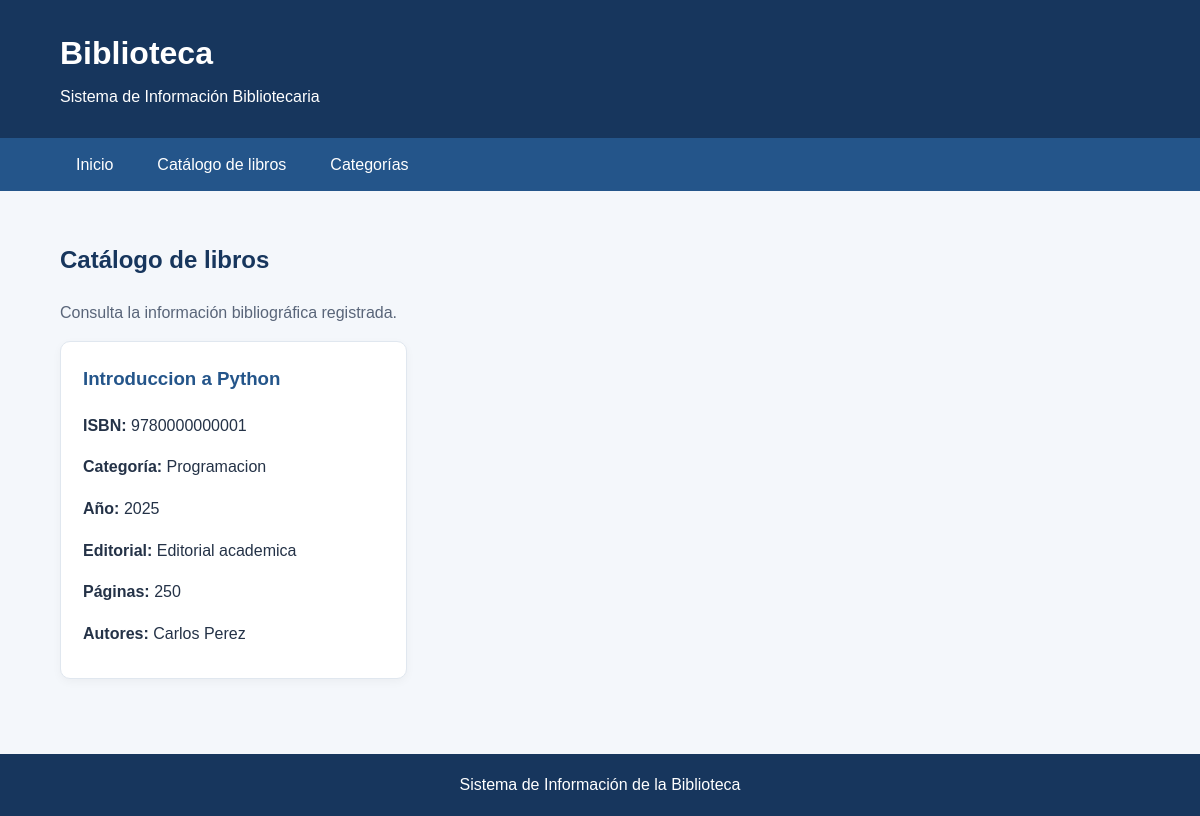
The app's page /libros/ with its own data.
### catalogo/models.py (models this page shows, shortened)
class Libro(models.Model):
    id_libro = models.AutoField(primary_key=True)
    id_categoria_fk = models.ForeignKey(
        Categoria,
        on_delete=models.PROTECT,
        db_column='id_categoria_fk',
        related_name='libros'
    )
    titulo = models.CharField(max_length=200)
    isbn = models.CharField(max_length=50)
    anio_publicacion = models.PositiveSmallIntegerField(
        blank=True,
        null=True
    )
    editorial = models.CharField(
        max_length=100,
        blank=True,
        null=True
    )
    num_paginas = models.PositiveIntegerField(
        blank=True,
        null=True
    )
    autores = models.ManyToManyField(
        Autor,
        through='LibroAutor',
        related_name='libros'
    )
    class Meta:
        db_table = 'libro'

class Categoria(models.Model):
    id_categoria = models.AutoField(primary_key=True)
    nombre = models.CharField(max_length=100)
    descripcion = models.CharField(
        max_length=200,
        blank=True,
        null=True
    )
    class Meta:
        db_table = 'categoria'

class Autor(models.Model):
    id_autor = models.AutoField(primary_key=True)
    nombres = models.CharField(max_length=200)
    apellidos = models.CharField(max_length=200)
    nacionalidad = models.CharField(
        max_length=200,
        blank=True,
        null=True
    )
    fecha_nac = models.DateField(
        blank=True,
        null=True
    )
    class Meta:
        db_table = 'autor'

### catalogo/views.py (the view)
# urls.py: path('libros/', views.listar_libros, name='listar_libros'),
def listar_libros(request):
    libros = Libro.objects.all()
    contexto = {'libros': libros}
    return render(request, 'catalogo/libros.html', contexto)

### catalogo/templates/catalogo/libros.html (shortened to what this page needs)
{% extends 'catalogo/base.html' %}
{% block contenido %}
<section class="seccion">
    <h2>Catálogo de libros</h2>
    <p class="descripcion">
        Consulta la información bibliográfica registrada.
    </p>
    {% if libros %}
        <div class="tarjetas">
            {% for libro in libros %}
                <article class="tarjeta">
                    <h3>{{ libro.titulo }}</h3>
                    <p>
                        <strong>ISBN:</strong>
                        {{ libro.isbn }}
                    </p>
                    <p>
                        <strong>Categoría:</strong>
                        {{ libro.id_categoria_fk.nombre }}
                    </p>
                    <p>
                        <strong>Año:</strong>
                        {{ libro.anio_publicacion|default_if_none:"No registrado" }}
                    </p>
                    <p>
                        <strong>Editorial:</strong>
                        {{ libro.editorial|default_if_none:"No registrada" }}
                    </p>
                    <p>
                        <strong>Páginas:</strong>
                        {{ libro.num_paginas|default_if_none:"No registradas" }}
                    </p>
                    <p>
                        <strong>Autores:</strong>
                        {% for autor in libro.autores.all %}
                            {{ autor.nombres }} {{ autor.apellidos }}{% if not forloop.last %}, {% endif %}
                        {% empty %}
                            Sin autores registrados
                        {% endfor %}
                    </p>
                </article>
            {% endfor %}
        </div>
    {% else %}
        <p class="mensaje-vacio">
            Aún no hay libros registrados en el catálogo.
        </p>
    {% endif %}
</section>
{% endblock %}

### catalogo/static/catalogo/css/estilos.css (style rules this page uses)
* { box-sizing: border-box; }
body { margin: 0; font-family: Arial, Helvetica, sans-serif; color: #243247; background-color: #f4f7fb; line-height: 1.6; }
.seccion { margin-bottom: 35px; }
.seccion h2, .bienvenida h2 { color: #17365d; }
.descripcion { color: #596579; }
.tarjetas { display: grid; grid-template-columns: repeat(3, minmax(0, 1fr)); gap: 20px; }
.tarjeta { min-width: 0; padding: 22px; background-color: white; border-radius: 10px; border: 1px solid #e0e7ef; box-shadow: 0 3px 10px rgba(0, 0, 0, 0.04); overflow-wrap: anywhere; }
.tarjeta h3 { margin-top: 0; color: #24558a; }
.tarjeta p { margin-bottom: 10px; }

### records on screen
Libro: titulo "Introduccion a Python", isbn "9780000000001", id_categoria_fk.nombre "Programacion", anio_publicacion "2025", editorial "Editorial academica", num_paginas "250"
Autor: nombres "Carlos", apellidos "Perez"
